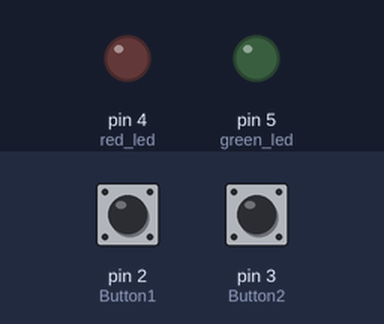
A sketch run on a simulated Arduino Uno, built with avr-gcc and run on an emulated ATmega328P. On the bench: output pins drawn as LEDs (lit = HIGH). Dashed ring = blinking. The test bench sets the inputs (shaded band); at power-on: pin 3 (Button2) HIGH, pin 2 (Button1) HIGH.

Above: at 1.2 s.
1.3 s: pin 3 (Button2) pulled LOW for 0.15 s
At 1.9 s:
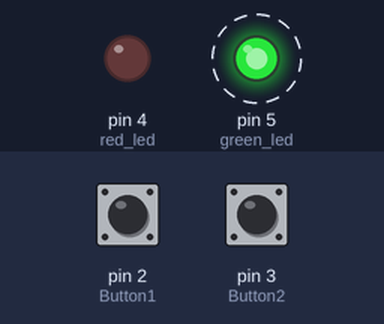
4.4 s: pin 2 (Button1) pulled LOW for 0.15 s
At 4.55 s:
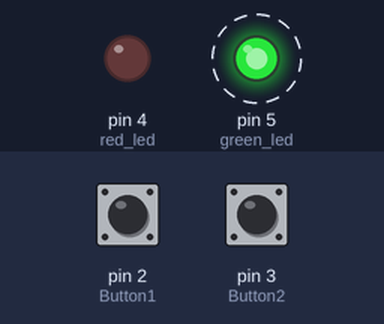
7.4 s: pin 3 (Button2) pulled LOW for 1 s
At 7.66 s:
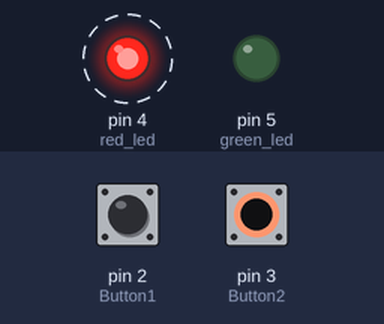
10.4 s: pin 3 (Button2) pulled LOW for 3.2 s
At 10.76 s:
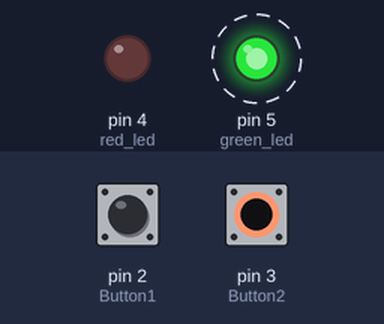
Timing chart, 0 to 16.1 s (numbered marks = the images above; inputs shaded):
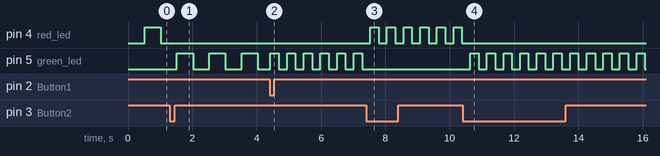

Measured:
- after the input at 1.3 s, pin 4 (red_led): stops changing and stays LOW; pin 5 (green_led): alternates HIGH for 0.50 s and LOW for 0.50 s, starting after 0.22 s
- after the input at 4.4 s, pin 5 (green_led): alternates HIGH for 0.26 s and LOW for 0.26 s, starting at once
- after the input at 7.4 s, pin 4 (red_led): alternates HIGH for 0.26 s and LOW for 0.26 s, starting after 0.13 s; pin 5 (green_led): stops changing and stays LOW
- after the input at 10.4 s, pin 4 (red_led): stops changing and stays LOW; pin 5 (green_led): alternates HIGH for 0.26 s and LOW for 0.26 s, starting after 0.24 s

The sketch:

RTOS_QUEUE.ino
```cpp
#include <Arduino_FreeRTOS.h>
#include <queue.h>

// Pin definitions -> LEDs and buttons
#define red_led 4
#define green_led 5
#define Button1 2
#define Button2 3

// Queue handles for inter-task communication
QueueHandle_t Q_blink;
QueueHandle_t Q_colour;

// Initial blink rate (500 ms) and default LED color (red)
volatile int blinkRate = 500;
bool task = true;

// Function declarations for FreeRTOS tasks and ISRs
void TaskBlink(void *pvParameters);
void TaskHandleButtons(void *pvParameters);
void ISR_button1();
void ISR_button2();

void setup() {
  // Configure LED pins as output
  pinMode(red_led, OUTPUT);
  pinMode(green_led, OUTPUT);

  // Configure button pins as input with internal pull-up resistors
  pinMode(Button1, INPUT_PULLUP);
  pinMode(Button2, INPUT_PULLUP);

  // Attach interrupts to the buttons, triggering on a falling edge
  attachInterrupt(digitalPinToInterrupt(Button1), ISR_button1, FALLING);
  attachInterrupt(digitalPinToInterrupt(Button2), ISR_button2, FALLING);

  // Create queues for blink rate and color change communication
  Q_blink = xQueueCreate(10, sizeof(int));
  Q_colour = xQueueCreate(10, sizeof(bool));

  // Create FreeRTOS tasks for LED blinking and button handling
  xTaskCreate(TaskBlink, "Blink", 128, NULL, 1, NULL);
  xTaskCreate(TaskHandleButtons, "HandleButtons", 128, NULL, 2, NULL);
}

void loop() {
  // The main loop is empty because all functionality is managed by FreeRTOS tasks
}

// Task to control the blinking of LEDs
void TaskBlink(void *pvParameters) {
  (void) pvParameters;
  bool currentLEDState = false;  // LED state variable
  unsigned long lastBlinkTime = millis();  // Timestamp of the last blink
  int currentBlinkRate = blinkRate;  // Current blink rate

  for (;;) {
    unsigned long currentTime = millis();
    if (currentTime - lastBlinkTime >= currentBlinkRate) {
      lastBlinkTime = currentTime;
      currentLEDState = !currentLEDState;  // Toggle LED state
      if (task) {
        digitalWrite(red_led, currentLEDState);
        digitalWrite(green_led, LOW);
      } else {
        digitalWrite(red_led, LOW);
        digitalWrite(green_led, currentLEDState);
      }
    }

    // Check for new blink rate from the queue
    if (xQueueReceive(Q_blink, &currentBlinkRate, 0) == pdPASS) {
      blinkRate = currentBlinkRate;
    }

    // Check for color change request from the queue
    bool changeColor;
    if (xQueueReceive(Q_colour, &changeColor, 0) == pdPASS) {
      task = !task;
    }

    vTaskDelay(1);  // Yield to other tasks
  }
}

// Task to handle button debouncing and other logic (currently unused)
void TaskHandleButtons(void *pvParameters) {
  (void) pvParameters;

  for (;;) {
    // Button handling logic is done in the ISRs
    vTaskDelay(100);  // Debouncing delay
  }
}

// ISR for Button 1 to toggle the blink rate between 1 Hz and 2 Hz
void ISR_button1() {
  static unsigned long lastInterruptTime = 0;
  unsigned long interruptTime = millis();

  if (interruptTime - lastInterruptTime > 200) {  // Debounce check
    int newBlinkRate = (blinkRate == 500) ? 250 : 500;
    xQueueSendFromISR(Q_blink, &newBlinkRate, NULL);  // Send new blink rate to the queue
  }
  lastInterruptTime = interruptTime;
}

// ISR for Button 2 to change the LED color
void ISR_button2() {
  static unsigned long lastInterruptTime = 0;
  unsigned long interruptTime = millis();

  if (interruptTime - lastInterruptTime > 200) {  // Debounce check
    bool changeColor = true;
    xQueueSendFromISR(Q_colour, &changeColor, NULL);  // Send color change request to the queue
  }
  lastInterruptTime = interruptTime;
}
```
